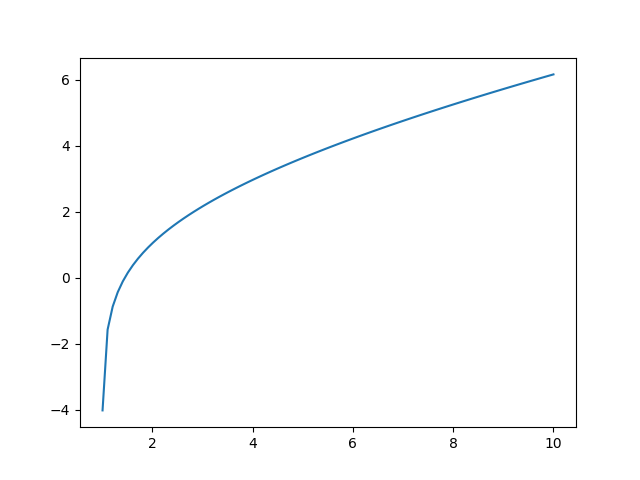

The script that saved this image:
#
#
#
# Log Integral test
#
#
#

from Helper import *
import matplotlib.pyplot as plt
import numpy as np

print(LogIntegral(2, 10))

xpoints = np.linspace(0, 10.0, num=100)
ypoints = np.empty(shape = xpoints.shape[0])

print(math.log(0.10101010101010101))
for i in range(0, ypoints.shape[0]):
    ypoints[i] = LogIntegral(xpoints[i], 10)

plt.plot(xpoints, ypoints)
plt.show()
plt.savefig("Experiment11.png")

